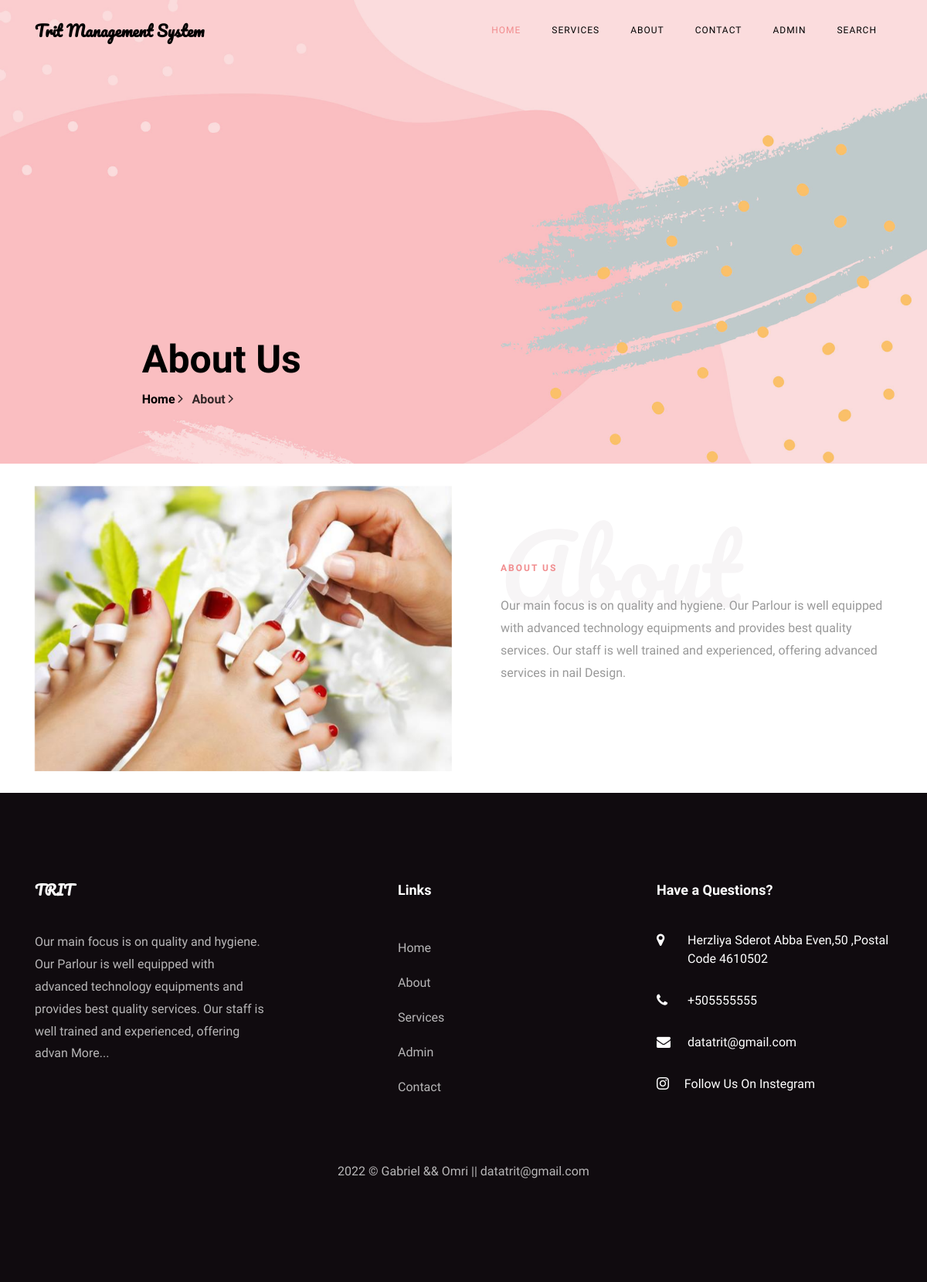
Page /about.php on the committed database.
### tables this page shows
CREATE TABLE `tblpage` (
  `ID` int(10) NOT NULL,
  `PageType` varchar(200) DEFAULT NULL,
  `PageTitle` mediumtext DEFAULT NULL,
  `PageDescription` mediumtext DEFAULT NULL,
  `Email` varchar(200) DEFAULT NULL,
  `MobileNumber` bigint(10) DEFAULT NULL,
  `Instagram` varchar(200) DEFAULT NULL,
  `UpdationDate` date DEFAULT NULL,
  `Timing` varchar(200) NOT NULL,
  `Instegram` varchar(255) DEFAULT NULL
);

### about.php (the view, shortened to what this page needs)
<?php
include('includes/dbconnection.php');
?>
<!DOCTYPE html>
<html lang="en">
  <head>
    <link rel="stylesheet" href="css/open-iconic-bootstrap.min.css">
    <link rel="stylesheet" href="css/animate.css">
    <link rel="stylesheet" href="css/owl.carousel.min.css">
    <link rel="stylesheet" href="css/owl.theme.default.min.css">
    <link rel="stylesheet" href="css/magnific-popup.css">
    <link rel="stylesheet" href="css/aos.css">
    <link rel="stylesheet" href="css/ionicons.min.css">
    <link rel="stylesheet" href="css/bootstrap-datepicker.css">
    <link rel="stylesheet" href="css/jquery.timepicker.css">
    <link rel="stylesheet" href="css/flaticon.css">
    <link rel="stylesheet" href="css/icomoon.css">
    <link rel="stylesheet" href="css/style.css">
  </head>
  <body>
	  <?php include_once('includes/header.php');?>
    <section class="hero-wrap hero-wrap-2" style="background-image: url('images/bg.jpg');" data-stellar-background-ratio="0.5">
      <div class="overlay"></div>
      <div class="container">
        <div class="row no-gutters slider-text js-fullheight align-items-end justify-content-center">
          <div class="col-md-9 ftco-animate pb-5">
            <h2 class="mb-0 bread">About Us</h2>
            <p class="breadcrumbs"><span class="mr-2"><a href="index.php">Home <i class="ion-ios-arrow-forward"></i></a></span> <span>About <i class="ion-ios-arrow-forward"></i></span></p>
          </div>
        </div>
      </div>
    </section>
    <br>
    <section class="ftco-section ftco-no-pb ftco-no-pt">
			<div class="container">
				<div class="row">
					<div class="col-md-6 d-flex">
						<div class="p-md-5 img img-2 d-flex justify-content-center align-items-center" style="background-image: url(images/about.jpg);">
						</div>
					</div>
					<div class="col-md-6 py-md-5 pb-5 wrap-about pb-md-5 ftco-animate">
						<?php
$ret=mysqli_query($con,"select * from tblpage where PageType='aboutus' ");
while ($row=mysqli_fetch_array($ret)) {
?>
	          <div class="heading-section mb-4 mt-md-5">
	          	<h1 class="big">About</h1>
	          	<span class="subheading"><?php  echo $row['PageTitle'];?></span>
	          </div>
	          <div class="pb-md-5">
							<p><?php  echo $row['PageDescription'];?>.</p>
						</div>
						<?php } ?>
					</div>
				</div>
			</div>
		</section>
		<br>
   <?php include_once('includes/footer.php');?>
  </body>
</html>

### includes/footer.php (shortened to what this page needs)
 <?php
include('includes/dbconnection.php');
?>
<link rel="stylesheet" href="https://cdn.jsdelivr.net/npm/bootstrap-icons@1.7.2/font/bootstrap-icons.css">
 <footer class="ftco-footer ftco-section">
      <div class="container">
        <div class="row mb-5">
          <div class="col-md">
            <div class="ftco-footer-widget mb-4">
              <h2 class="ftco-heading-2 logo">TRIT</h2>
              <?php
$ret=mysqli_query($con,"select * from tblpage where PageType='aboutus' ");
while ($row=mysqli_fetch_array($ret)) {
?>
              <p><?php  echo substr($row['PageDescription'],0,200);?> <a href="about.php">More...</a></p><?php } ?>
            </div>
          </div>
          <div class="col-md" style="padding-left: 150px">
             <div class="ftco-footer-widget mb-4">
              <h2 class="ftco-heading-2">Links</h2>
              <ul class="list-unstyled">
                <li><a href="index.php" class="py-2 d-block">Home</a></li>
                <li><a href="about.php" class="py-2 d-block">About</a></li>
                <li><a href="services.php" class="py-2 d-block">Services</a></li>
                <li><a href="admin/index.php" class="py-2 d-block">Admin</a></li>
                <li><a href="contact.php" class="py-2 d-block">Contact</a></li>
              </ul>
            </div>
          </div>
          <div class="col-md">
            <div class="ftco-footer-widget mb-4">
            	<h2 class="ftco-heading-2">Have a Questions?</h2>
            	<div class="block-23 mb-3">
                <?php
$ret=mysqli_query($con,"select * from tblpage where PageType='contactus' ");
while ($row=mysqli_fetch_array($ret)) {
?>
	              <ul>
	                <li><a href="https://www.google.com/maps/place/%D7%A9%D7%93%D7%A8%D7%95%D7%AA+%D7%90%D7%91%D7%90+%D7%90%D7%91%D7%9F+50,+%D7%94%D7%A8%D7%A6%D7%9C%D7%99%D7%94%E2%80%AD/@32.1638749,34.8054279,17z/data=!3m1!4b1!4m5!3m4!1s0x151d48932cc80fbf:0xb4a9c71c118e7f48!8m2!3d32.1638749!4d34.8032392?hl=iw"><span class="icon icon-map-marker"></span><span class="text"><?php  echo $row['PageDescription'];?></span></a></li>
	                <li><a href="contact.php"><span class="icon icon-phone"></span><span class="text">+<?php  echo $row['MobileNumber'];?></span></a></li>
	                <li><a href="https://mail.google.com/"><span class="icon icon-envelope"></span><span class="text"><?php  echo $row['Email'];?></span></a></li>
                  <li><a href="<?php echo $row['Instegram'] ?>"><span class="bi bi-instagram"></span>
                                                                <span class="text">&nbsp&nbsp&nbsp&nbsp Follow Us On Instegram</span></a></li>
	              </ul>
	            </div>
               <?php } ?>
            </div>
          </div>
        </div>
        <div class="row">
          <div class="col-md-12 text-center">
            <p>
  2022 &copy; Gabriel && Omri || datatrit@gmail.com  </p>
          </div>
        </div>
      </div>
    </footer>

### css/icomoon.css (style rules this page uses)
[class^="icon-"], [class*=" icon-"] { font-family: 'icomoon' !important; speak: none; font-style: normal; font-weight: normal; font-variant: normal; text-transform: none; line-height: 1; -webkit-font-smoothing: antialiased; -moz-osx-font-smoothing: grayscale; }
.icon-map-marker:before { content: "\f041"; }
.icon-phone:before { content: "\f095"; }
.icon-envelope:before { content: "\f0e0"; }

### rows in the picture
tblpage: PageTitle "ABOUT US", PageDescription "Our main focus is on quality and hygiene. Our Parlour is well equipped with advanced technology equipments and provides best quality services. Our staff is well trained and experienced, offering advanced services in nail Design", PageDescription "Our main focus is on quality and hygiene. Our Parlour is well equipped with advanced technology equipments and provides best quality services. Our staff is well trained and experienced, offering advan"
tblpage: PageDescription "Herzliya Sderot Abba Even,50 ,Postal Code 4610502", MobileNumber "505555555", Email "datatrit@gmail.com"
